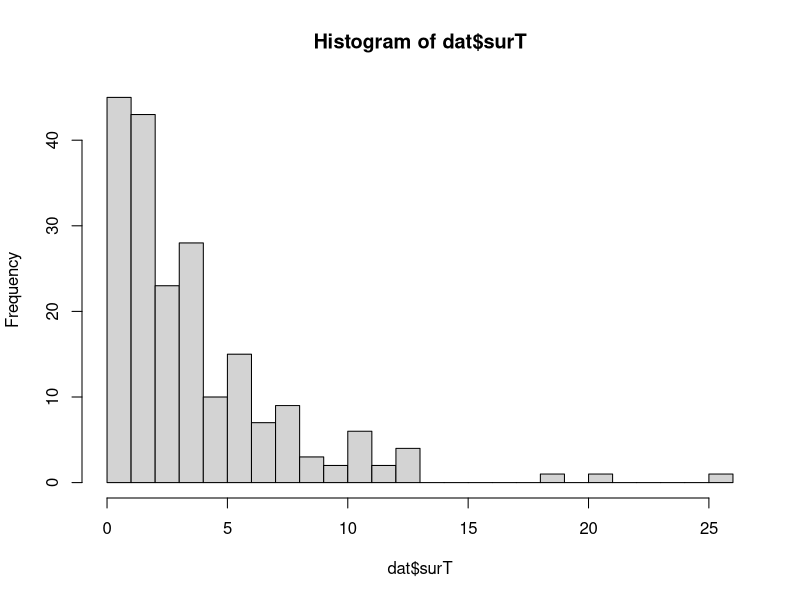

Source code (R):
## ---- chunk 1
library(mvtnorm)
library(survival)
## ---- chunk 2
# Here we use parametric model to simulate data with survival time,
# assuming survival time is exponentially distributed. 
# We first simulate the mean of exponential from linear combinations
# of variables, and then simulate survival time. 
# T\sim 1/u*exp(-t/u), and the true model is:
# log(T) = \mu + e = b0 + Xb + e
# @param b: vector of length (p+1) for true effect size, include intercept.
# @param X: variable matrix of size n by p. 
# @param status: censoring status. 1 = censored, 2 = event observed. 
sim_dat <- function(b, X){
  n = nrow(X)
  p = ncol(X)
  mu <- exp(cbind(rep(1,n), X) %*% b)
  surT <- rexp(n, rate = 1/mu)
  dat <- data.frame(cbind(surT, X))
  x.name <- unlist(lapply(1:p, function(i) paste0("x", i)))
  names(dat) = c("surT", x.name)
  dat$status <- rep(2, n)
  return(dat)
}

## ---- chunk 3
set.seed(1)
n = 200
b = c(1,0.1)
X = as.matrix(rnorm(n, mean = 3, sd = 2))
dat = sim_dat(b, X)

x.c = scale(X, center = TRUE, scale = FALSE)
x.sd = scale(X, center = TRUE, scale = TRUE)
## ---- chunk 4
hist(dat$surT, breaks = 20)
## ---- chunk 5
## Create  survival object. status == 2 is death
dat$y <- with(dat, Surv(surT, status == 2))
# Fit cox ph. Cox ph model with select multiple significant predictors..
cox1 <- coxph(y ~ x1, data =  dat)
cox2 <- coxph(dat$y ~ x.sd)
cox3 <- coxph(dat$y ~ x.c)
## ---- chunk 6
coef(cox1)
coef(cox2)
coef(cox3)
## ---- chunk 7
summary(cox1)
summary(cox2)
summary(cox3)
## ---- chunk 8
## Create  survival object. status == 2 is death
surT = scale(dat$surT, center = TRUE, scale = TRUE)
status = rep(2, length(surT))
y <- Surv(surT, status)

# Fit cox ph.
cox4 <- coxph(y ~ dat$x1)
summary(cox4)
